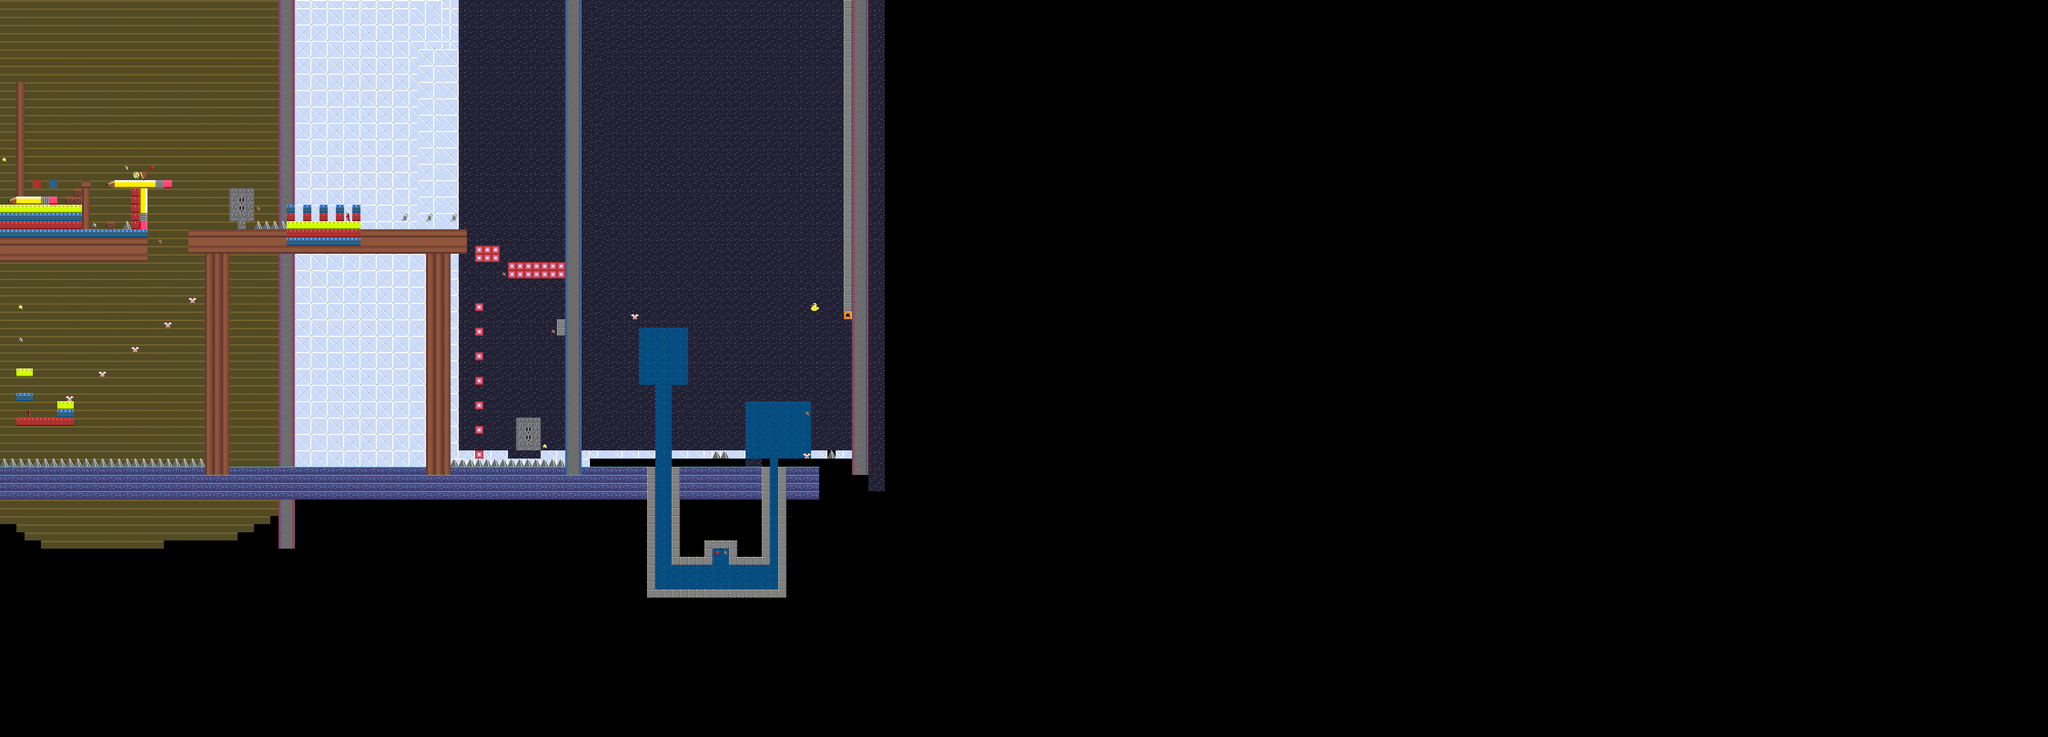

Tiled map render using the project's own tile images. Description and the map definition, with tile-layer contents summarised, below:
An orthogonal 250x90 tile map with 16x16 px tiles, 6 tile layers (parallax, parallax2, background, middle, ...), 2 tilesets.

<map version="1.0" orientation="orthogonal" renderorder="right-down" width="250" height="90" tilewidth="16" tileheight="16" nextobjectid="9">
 <tileset firstgid="1" name="tileset" tilewidth="16" tileheight="16" tilecount="63" columns="63">
  <image source="tileset.png" trans="ff00ff" width="1008" height="16" />
  <tile id="24">
   <properties>
    <property name="color" value="ffffff" />
    <property name="parallax" value="2.0" />
   </properties>
  </tile>
  <tile id="25">
   <properties>
    <property name="color" value="ffffff" />
    <property name="parallax" value="2.0" />
   </properties>
  </tile>
 </tileset>
 <tileset firstgid="64" name="items" tilewidth="16" tileheight="16" tilecount="18" columns="18">
  <image source="items.png" trans="ff00ff" width="288" height="16" />
 </tileset>
 <layer name="parallax" width="250" height="90">
  <properties>
   <property name="color" value="505050" />
   <property name="parallax" value="0.5" />
  </properties>
  <data>[22500 cells, 2379 non-empty, 4 distinct tile ids]</data>
 </layer>
 <layer name="parallax2" width="250" height="90">
  <properties>
   <property name="color" value="ffffff" />
   <property name="parallax" value="0.5" />
  </properties>
  <data>[22500 cells, 4108 non-empty, 10 distinct tile ids]</data>
 </layer>
 <layer name="background" width="250" height="90">
  <data>[22500 cells, 62 non-empty, 7 distinct tile ids]</data>
 </layer>
 <layer name="middle" width="250" height="90">
  <properties>
   <property name="depth" value="" />
  </properties>
  <data>[22500 cells, 1434 non-empty, 38 distinct tile ids]</data>
 </layer>
 <layer name="overlay" width="250" height="90">
  <properties>
   <property name="group" value="1" />
  </properties>
  <data>[22500 cells, 423 non-empty, 9 distinct tile ids]</data>
 </layer>
 <layer name="poverlay" width="250" height="90">
  <properties>
   <property name="color" value="ffffff" />
   <property name="parallax" value="2.0" />
  </properties>
  <data>[22500 cells, 0 non-empty, 0 distinct tile ids]</data>
 </layer>
</map>